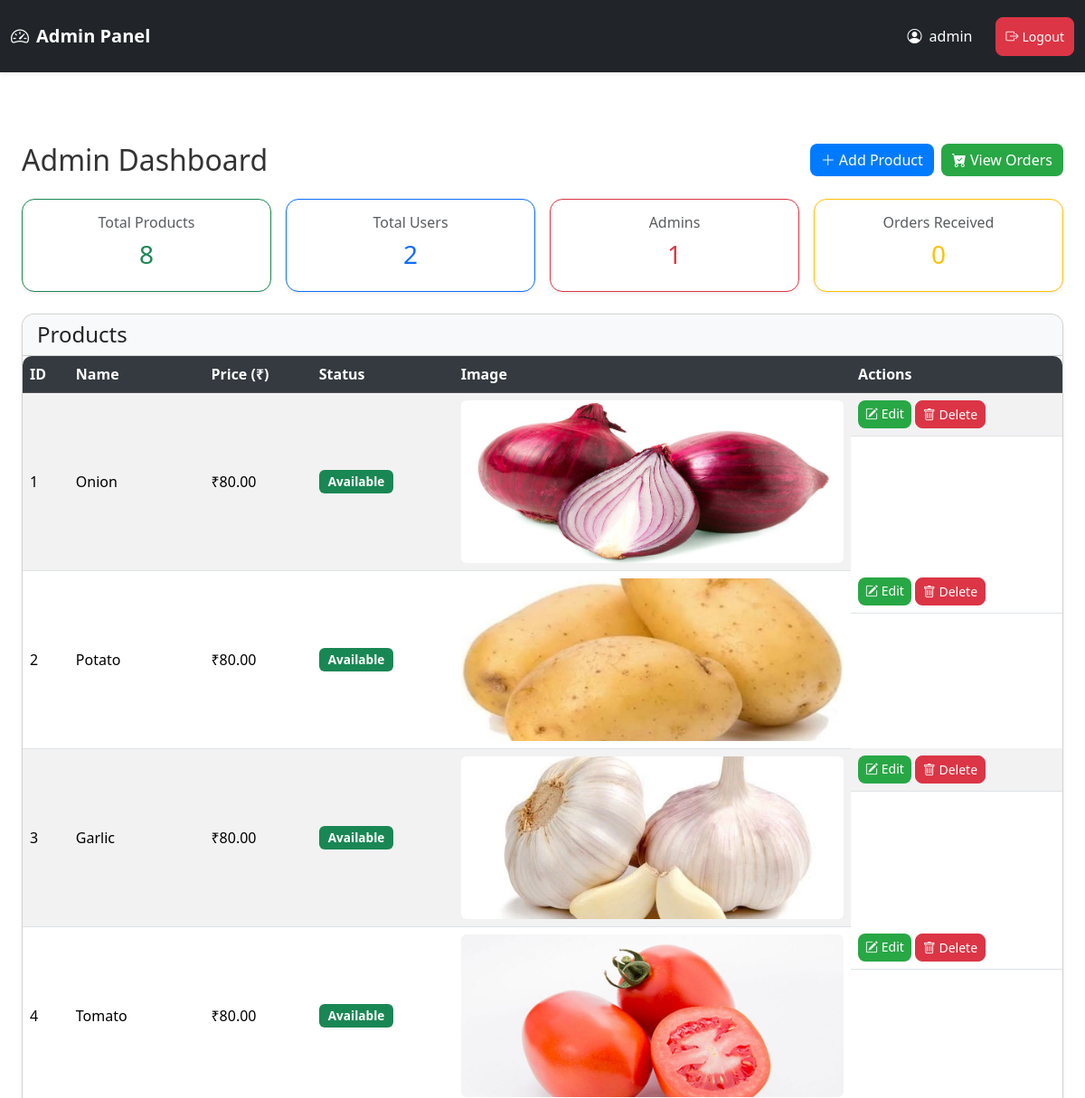
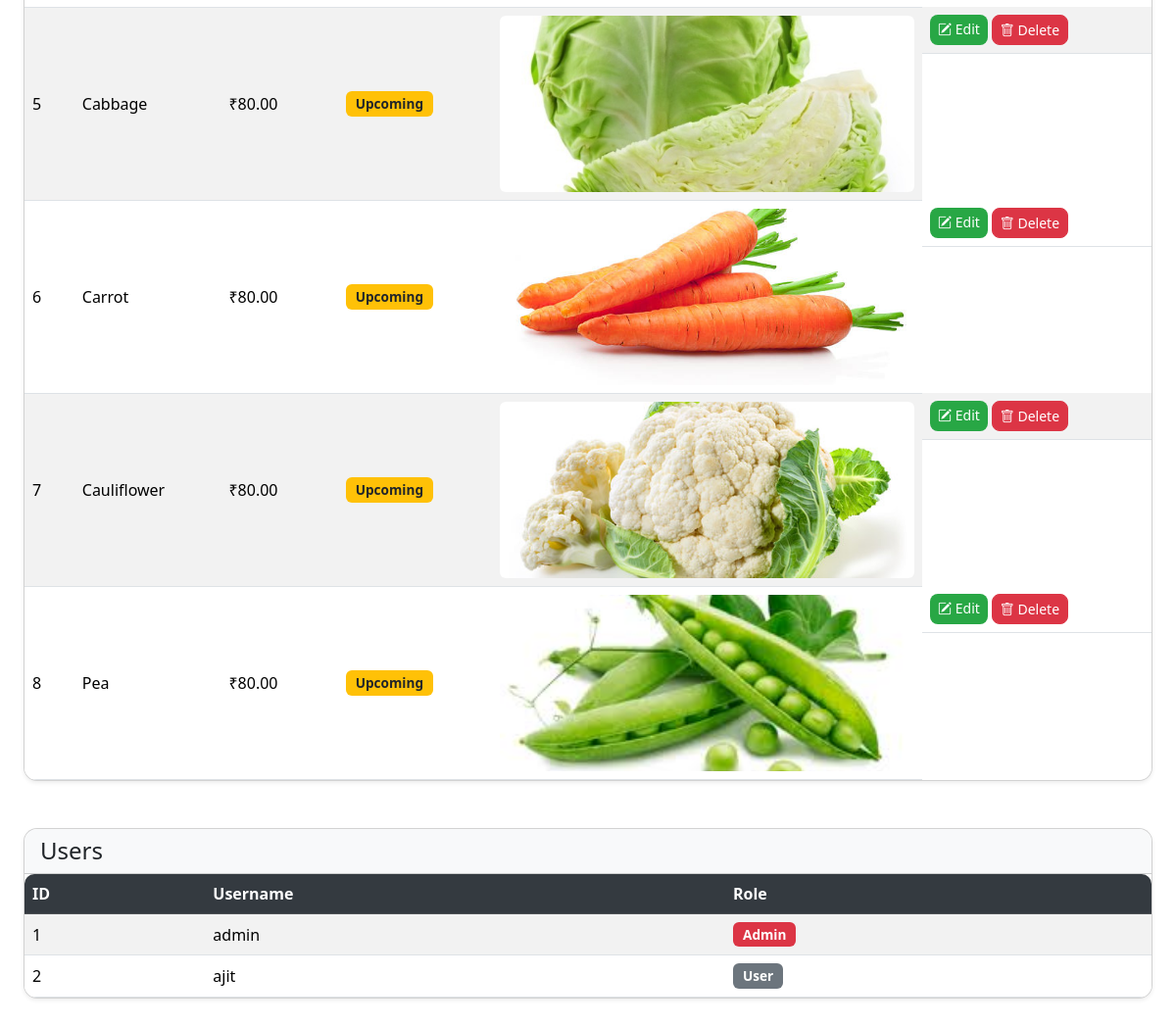
The page /admin (signed in) on the database its author committed (2 pictures, top to bottom).
### app.py (models this page shows)
class User(UserMixin, db.Model):
    id = db.Column(db.Integer, primary_key=True)
    username = db.Column(db.String(150), unique=True, nullable=False)
    password = db.Column(db.String(255), nullable=False)
    is_admin = db.Column(db.Boolean, default=False)

class Product(db.Model):
    id = db.Column(db.Integer, primary_key=True)
    name = db.Column(db.String(150), nullable=False)
    price = db.Column(db.Float, nullable=False)
    image = db.Column(db.String(150), nullable=False)
    status = db.Column(db.String(20), nullable=False, default='available')  # available / upcoming

### app.py (the view)
@app.route('/admin')
@admin_required
def admin_dashboard():
    products = Product.query.all()
    users = User.query.all()
    return render_template('admin_dashboard.html', products=products, users=users)

### app.py (called while the page is built)
@login_manager.user_loader
def load_user(user_id):
    return db.session.get(User, int(user_id))

def admin_required(f):
    @wraps(f)
    def wrapper(*args, **kwargs):
        if not current_user.is_authenticated or not current_user.is_admin:
            flash("Admin access required!", "danger")
            return redirect(url_for('admin_login'))
        return f(*args, **kwargs)
    return wrapper

@app.context_processor
def inject_cart_count():
    if current_user.is_authenticated and not current_user.is_admin:
        count = Order.query.filter_by(user_id=current_user.id).count()
    else:
        count = 0
    return dict(cart_count=count)

### templates/admin_dashboard.html
{% extends 'admin_base.html' %}
{% block content %}
<div class="container mt-4">
    <div class="d-flex justify-content-between align-items-center mb-4 flex-wrap">
        <h2 class="mb-2 mb-md-0">Admin Dashboard</h2>
        <div class="d-flex gap-2 flex-wrap">
            <a href="{{ url_for('admin_add') }}" class="btn btn-success">
                <i class="bi bi-plus-lg"></i> Add Product
            </a>
            <a href="{{ url_for('admin_orders') }}" class="btn btn-primary">
                <i class="bi bi-cart-check-fill"></i> View Orders
            </a>
        </div>
    </div>
    <div class="row mb-4 g-3">
        <div class="col-md-3">
            <div class="card shadow-sm text-center p-3 border-success">
                <h6 class="text-muted">Total Products</h6>
                <h3 class="text-success">{{ products|length }}</h3>
            </div>
        </div>
        <div class="col-md-3">
            <div class="card shadow-sm text-center p-3 border-primary">
                <h6 class="text-muted">Total Users</h6>
                <h3 class="text-primary">{{ users|length }}</h3>
            </div>
        </div>
        <div class="col-md-3">
            <div class="card shadow-sm text-center p-3 border-danger">
                <h6 class="text-muted">Admins</h6>
                <h3 class="text-danger">
                    {{ users | selectattr('is_admin') | list | length }}
                </h3>
            </div>
        </div>
        <div class="col-md-3">
            <div class="card shadow-sm text-center p-3 border-warning">
                <h6 class="text-muted">Orders Received</h6>
                <h3 class="text-warning">{{ orders_count or 0 }}</h3>
            </div>
        </div>
    </div>
    <div class="card shadow-sm mb-5">
        <div class="card-header bg-light d-flex justify-content-between align-items-center">
            <h4 class="mb-0">Products</h4>
        </div>
        <div class="card-body p-0 table-responsive">
            <table class="table table-striped table-hover mb-0 align-middle">
                <thead class="table-dark">
                    <tr>
                        <th>ID</th>
                        <th>Name</th>
                        <th>Price (₹)</th>
                        <th>Status</th>
                        <th>Image</th>
                        <th>Actions</th>
                    </tr>
                </thead>
                <tbody>
                    {% for p in products %}
                    <tr>
                        <td>{{ p.id }}</td>
                        <td>{{ p.name }}</td>
                        <td>₹{{ "%.2f"|format(p.price) }}</td>
                        <td>
                            {% if p.status == 'available' %}
                                <span class="badge bg-success">Available</span>
                            {% else %}
                                <span class="badge bg-warning text-dark">Upcoming</span>
                            {% endif %}
                        </td>
                        <td>
                            <img src="{{ url_for('static', filename='images/' ~ p.image) }}"
                                 class="rounded" height="50">
                        </td>
                        <td class="d-flex gap-1 flex-wrap">
                            <a href="{{ url_for('admin_edit', id=p.id) }}" class="btn btn-primary btn-sm">
                                <i class="bi bi-pencil-square"></i> Edit
                            </a>
                            <form action="{{ url_for('admin_delete', id=p.id) }}" method="POST" class="d-inline">
                                <button type="submit" class="btn btn-danger btn-sm"
                                        onclick="return confirm('Delete this product?')">
                                    <i class="bi bi-trash"></i> Delete
                                </button>
                            </form>
                        </td>
                    </tr>
                    {% else %}
                    <tr>
                        <td colspan="6" class="text-center text-muted py-3">
                            No products available
                        </td>
                    </tr>
                    {% endfor %}
                </tbody>
            </table>
        </div>
    </div>
    <div class="card shadow-sm mb-5">
        <div class="card-header bg-light">
            <h4 class="mb-0">Users</h4>
        </div>
        <div class="card-body p-0 table-responsive">
            <table class="table table-striped table-hover mb-0 align-middle">
                <thead class="table-dark">
                    <tr>
                        <th>ID</th>
                        <th>Username</th>
                        <th>Role</th>
                    </tr>
                </thead>
                <tbody>
                    {% for u in users %}
                    <tr>
                        <td>{{ u.id }}</td>
                        <td>{{ u.username }}</td>
                        <td>
                            {% if u.is_admin %}
                                <span class="badge bg-danger">Admin</span>
                            {% else %}
                                <span class="badge bg-secondary">User</span>
                            {% endif %}
                        </td>
                    </tr>
                    {% else %}
                    <tr>
                        <td colspan="3" class="text-center text-muted py-3">
                            No users found
                        </td>
                    </tr>
                    {% endfor %}
                </tbody>
            </table>
        </div>
    </div>
</div>
{% endblock %}

### templates/admin_base.html (shortened to what this page needs)
<!doctype html>
<html lang="en">
<head>
  <link href="https://cdn.jsdelivr.net/npm/bootstrap@5.3.2/dist/css/bootstrap.min.css" rel="stylesheet">
  <link href="https://cdn.jsdelivr.net/npm/bootstrap-icons@1.11.1/font/bootstrap-icons.css" rel="stylesheet">
  <link rel="stylesheet" href="{{ url_for('static', filename='css/style.css') }}">
</head>
<body>
{% if request.endpoint != 'admin_login' and current_user.is_authenticated %}
<nav class="navbar navbar-expand-lg navbar-dark bg-dark shadow-sm">
  <div class="container-fluid">
    <a class="navbar-brand" href="{{ url_for('admin_dashboard') }}">
      <i class="bi bi-speedometer2"></i> Admin Panel
    </a>
    <div class="collapse navbar-collapse justify-content-end" id="adminNavbar">
      <ul class="navbar-nav align-items-center gap-3">
        <li class="nav-item">
          <span class="navbar-text text-white">
            <i class="bi bi-person-circle"></i> {{ current_user.username }}
          </span>
        </li>
<li class="nav-item">
  <a href="{{ url_for('admin_logout') }}"
     class="btn btn-danger btn-sm d-flex align-items-center gap-1">
    <i class="bi bi-box-arrow-right"></i> Logout
  </a>
</li>
      </ul>
    </div>
  </div>
</nav>
{% endif %}
<div class="container mt-4">
  {% block content %}{% endblock %}
</div>
</body>
</html>

### static/css/style.css (style rules this page uses)
* { box-sizing: border-box; }
body { font-family: 'Segoe UI', Tahoma, Geneva, Verdana, sans-serif; background-color: #f8f9fa; color: #333; margin: 0; padding: 0; min-height: 100vh; display: flex; flex-direction: column; }
.navbar { margin-bottom: 30px; box-shadow: 0 3px 10px #125ab11f; height: 80px; }
.navbar a.btn { margin-left: 10px; padding: 10px; }
.card { border-radius: 14px; overflow: hidden; background: #fff; box-shadow: 0 3px 8px rgba(0, 0, 0, 0.1); transition: transform 0.3s ease, box-shadow 0.3s ease; }
.card img { height: 180px; width: 100%; object-fit: cover; transition: transform 0.4s ease; }
.card-body { padding: 16px; }
.btn { border-radius: 8px; font-weight: 500; }
.btn-primary { background-color: #28a745; border: none; transition: all 0.3s ease; }
.btn-success { background-color: #007bff; border: none; transition: all 0.3s ease; }
.btn-danger { transition: all 0.3s ease; }
.table { background: #fff; border-radius: 10px; overflow: hidden; box-shadow: 0 3px 10px rgba(0, 0, 0, 0.1); }
.table th { background: #343a40; color: #fff; font-weight: 600; }
.table td, .table th { vertical-align: middle !important; }
.badge { font-size: 0.85rem; padding: 6px 10px; font-weight: 600; border-radius: 6px; }

### templates/admin_base.html (style rules this page uses)
body { background-color: #ffffff; }
.navbar-brand { font-weight: bold; display: flex; align-items: center; gap: 0.5rem; }
.navbar-text { display: flex; align-items: center; gap: 0.5rem; }
.container { max-width: 1200px; }

### rows shown on the page
User: username "admin", id "1", is_admin "Admin"
Product: id "1", name "Onion", price "80.00", status "Available", image (picture)
Product: id "2", name "Potato", price "80.00", status "Available", image (picture)
Product: id "3", name "Garlic", price "80.00", status "Available", image (picture)
Product: id "4", name "Tomato", price "80.00", status "Available", image (picture)
Product: id "5", name "Cabbage", price "80.00", status "Upcoming", image (picture)
Product: id "6", name "Carrot", price "80.00", status "Upcoming", image (picture)
Product: id "7", name "Cauliflower", price "80.00", status "Upcoming", image (picture)
Product: id "8", name "Pea", price "80.00", status "Upcoming", image (picture)
User: id "2", username "ajit", is_admin "User"

### other values the page prints
{{ products|length }} "8"
{{ users|length }} "2"
{{ users | selectattr('is_admin') | list | length }} "1"
{{ orders_count or 0 }} "0"
